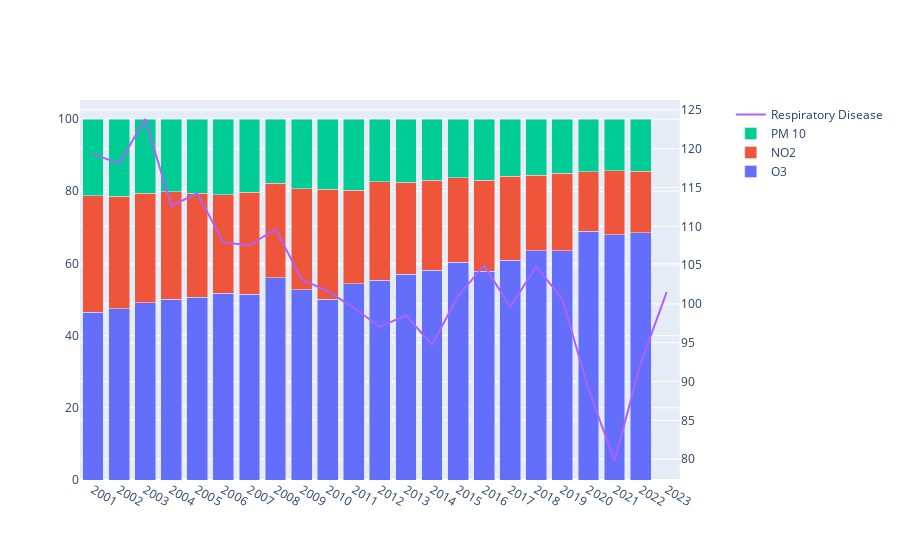

The cell this chart's notebook holds for it:
### Code cell
fig = make_subplots(specs=[[{"secondary_y": True}]])

fig.add_trace(
    go.Bar(
        name='O3', 
        x=dis_pol['Year'][(dis_pol['Area'] == 'England')] ,
        y=dis_pol['O3 %'][(dis_pol['Area'] == 'England')]
    ),
    secondary_y=False,
)

fig.add_trace(
    go.Bar(
        name='NO2', 
        x=dis_pol['Year'][(dis_pol['Area'] == 'England')],
        y=dis_pol['NO2 %'][(dis_pol['Area'] == 'England')]
    ),
    secondary_y=False,
)

# fig.add_trace(
#     go.Bar(name='NO2', x=LC['Year'][(LC['Area'] == 'England')] ,y=LC['PM2,5 %'][(LC['Area'] == 'England')]),
#     secondary_y=False,
# )

fig.add_trace(
    go.Bar(
        name='PM 10', 
        x=dis_pol['Year'][(dis_pol['Area'] == 'England')],
        y=dis_pol['PM10 %'][(dis_pol['Area'] == 'England')]
    ),
    secondary_y=False,
)

fig.add_trace(
    go.Scatter(
        name='Respiratory Disease', 
        x=dis_pol['Year'][(dis_pol['Area'] == 'England')], 
        y=dis_pol['Respiratory Disease'][(dis_pol['Area'] == 'England')],
        mode='lines'
    ),
    secondary_y=True,
)


fig.update_layout(barmode='stack')


fig.show()

### Figure 1 — Plotly figure (JSON) as saved in the notebook; plotly's stock layout.template omitted (floating-point values rounded to 4 significant figures)
{"data": [{"name": "O3", "type": "bar", "x": ["2001", "2002", "2003", "2004", "2005", "2006", "2007", "2008", "2009", "2010", "2011", "2012", "2013", "2014", "2015", "2016", "2017", "2018", "2019", "2020", "2021", "2022", "2023"], "xaxis": "x", "y": [46.4, 47.44, 49.08, 50.12, 50.68, 51.77, 51.44, 56.02, 52.64, 50.12, 54.34, 55.39, 57.03, 58.06, 60.3, 57.81, 60.84, 63.54, 63.45, 68.85, 68.0, 68.47, null], "yaxis": "y"}, {"name": "NO2", "type": "bar", "x": ["2001", "2002", "2003", "2004", "2005", "2006", "2007", "2008", "2009", "2010", "2011", "2012", "2013", "2014", "2015", "2016", "2017", "2018", "2019", "2020", "2021", "2022", "2023"], "xaxis": "x", "y": [32.37, 31.2, 30.36, 29.69, 28.78, 27.29, 28.3, 26.23, 28.1, 30.48, 25.99, 27.18, 25.49, 25.01, 23.46, 25.23, 23.34, 20.86, 21.58, 16.5, 17.65, 17.06, null], "yaxis": "y"}, {"name": "PM 10", "type": "bar", "x": ["2001", "2002", "2003", "2004", "2005", "2006", "2007", "2008", "2009", "2010", "2011", "2012", "2013", "2014", "2015", "2016", "2017", "2018", "2019", "2020", "2021", "2022", "2023"], "xaxis": "x", "y": [21.23, 21.36, 20.57, 20.19, 20.54, 20.94, 20.26, 17.74, 19.26, 19.4, 19.67, 17.43, 17.48, 16.93, 16.24, 16.96, 15.81, 15.59, 14.98, 14.65, 14.36, 14.47, null], "yaxis": "y"}, {"mode": "lines", "name": "Respiratory Disease", "type": "scatter", "x": ["2001", "2002", "2003", "2004", "2005", "2006", "2007", "2008", "2009", "2010", "2011", "2012", "2013", "2014", "2015", "2016", "2017", "2018", "2019", "2020", "2021", "2022", "2023"], "xaxis": "x", "y": [119.3, 118.1, 123.8, 112.6, 114.3, 107.9, 107.6, 109.6, 103.2, 101.6, 99.5, 97.03, 98.53, 94.75, 101.0, 105.0, 99.63, 104.8, 100.6, 89.04, 79.76, 92.31, 101.5], "yaxis": "y2"}], "layout": {"barmode": "stack", "xaxis": {"anchor": "y", "domain": [0, 0.94]}, "yaxis": {"anchor": "x", "domain": [0, 1]}, "yaxis2": {"anchor": "x", "overlaying": "y", "side": "right"}}}
